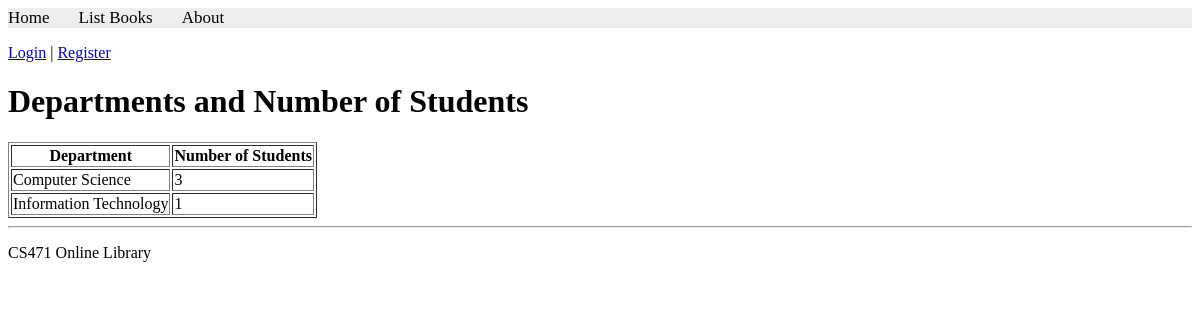
The app's page /books/lab9/task1 with its own data.
### apps/bookmodule/models.py (models this page shows, shortened)
class Department(models.Model):
    name = models.CharField(max_length=100)

### apps/bookmodule/views.py (the view)
# urls.py: path('lab9/task1', views.lab9_task1, name='books.lab9_task1'),
def lab9_task1(request):
    departments = Department.objects.annotate(
        student_count=Count('students')
    )
    return render(
        request,
        'bookmodule/lab9_task1.html',
        {'departments': departments}
    )

### apps/templates/bookmodule/lab9_task1.html (shortened to what this page needs)
{% extends "layouts/base.html" %}
{% block content %}
<h1>Departments and Number of Students</h1>
<table border="1">
    <tr>
        <th>Department</th>
        <th>Number of Students</th>
    </tr>
    {% for department in departments %}
    <tr>
        <td>{{ department.name }}</td>
        <td>{{ department.student_count }}</td>
    </tr>
    {% empty %}
    <tr>
        <td colspan="2">No departments found.</td>
    </tr>
    {% endfor %}
</table>
{% endblock content %}

### records on screen
Department: name "Computer Science", student_count "3"
Department: name "Information Technology", student_count "1"
